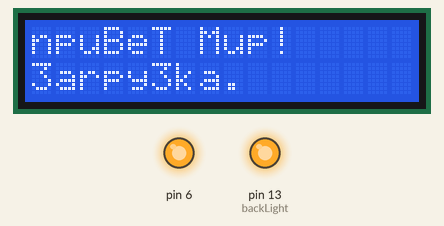
A sketch run on a simulated Arduino Uno, built with avr-gcc and run on an emulated ATmega328P. Shown: 16×2 character LCD, output pins drawn as LEDs (lit = HIGH).

Above: at 0.1 s.
At 1.6 s:
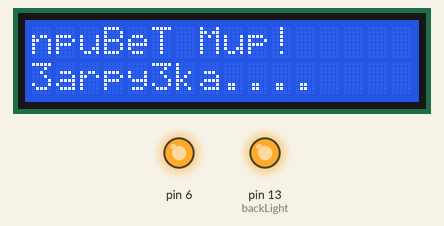
Timing chart, 0 to 3.1 s (numbered marks = the images above):
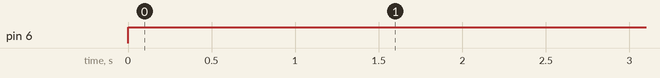

Measured:
- by itself, pin 6: LOW → HIGH at 0.00 s

The sketch:

lcd.ino
```cpp
#include <LiquidCrystal.h>
LiquidCrystal lcd(12, 11, 10, 5, 4, 3, 2);
int x = 8;
int backLight = 13;    // pin 13 will control the backlight

void setup()
{ pinMode(6,OUTPUT);
   Serial.begin(9600);
  //.println("arduino.ru.codht.begin();
  pinMode(backLight, OUTPUT);
  digitalWrite(backLight, HIGH); // turn backlight on. Replace 'HIGH' with 'LOW' to turn it off.

  // if you have a 4 row LCD, uncomment these lines to write to the bottom rows
  // and change the lcd.begin() statement above.
  //lcd.setCursor(0,2);         // set cursor to column 0, row 2
  //lcd.print("Row 3");
  //lcd.setCursor(0,3);         // set cursor to column 0, row 3
  //lcd.print("Row 4");
}

void loop() {
  digitalWrite(6,HIGH);
lcd.begin(16,2);              // columns, rows.  use 16,2 for a 16x2 LCD, etc.
  lcd.clear();                  // start with a blank screen
  lcd.setCursor(0,0);           // set cursor to column 0, row 0 (the first row)
  lcd.print("npuBeT Mup!");    // change this text to whatever you like. keep it clean.
  lcd.setCursor(0,1);           // set cursor to column 0, row 1
  lcd.print("3arpy3ka");
  int x = 8;
  while (x < 12) {
 lcd.setCursor(x,1);           // set cursor to column 0, row 1
  lcd.print(".");
   x = x+1;
   delay( 500);
 //if ( x > 11) {
  // x = 7;
 //}

  }

  delay(1000);
}
```
